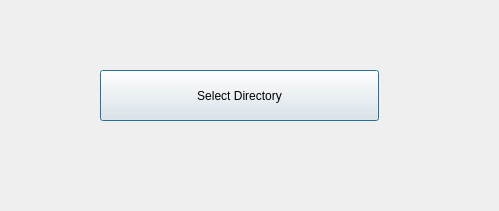
<?xml version="1.0" encoding="UTF-8"?>
<ui version="4.0">
 <class>Dialog</class>
 <widget class="QDialog" name="Dialog">
  <property name="windowModality">
   <enum>Qt::WindowModal</enum>
  </property>
  <property name="enabled">
   <bool>true</bool>
  </property>
  <property name="geometry">
   <rect>
    <x>0</x>
    <y>0</y>
    <width>499</width>
    <height>211</height>
   </rect>
  </property>
  <property name="windowTitle">
   <string>MyWindow</string>
  </property>
  <widget class="QWidget" name="widget" native="true">
   <property name="geometry">
    <rect>
     <x>20</x>
     <y>30</y>
     <width>431</width>
     <height>141</height>
    </rect>
   </property>
   <widget class="QPushButton" name="pushButton">
    <property name="geometry">
     <rect>
      <x>80</x>
      <y>40</y>
      <width>279</width>
      <height>51</height>
     </rect>
    </property>
    <property name="text">
     <string>Select Directory</string>
    </property>
   </widget>
  </widget>
 </widget>
 <resources/>
 <connections/>
</ui>
